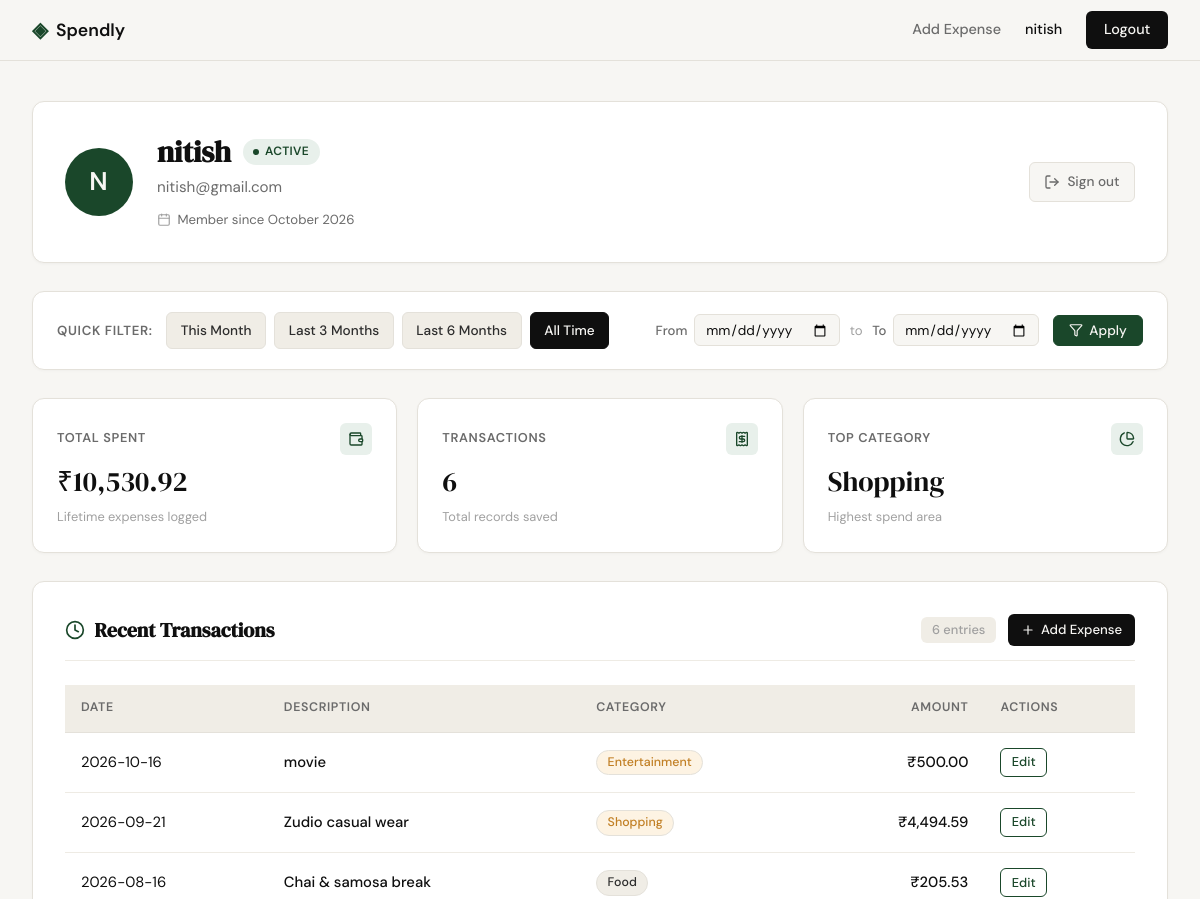
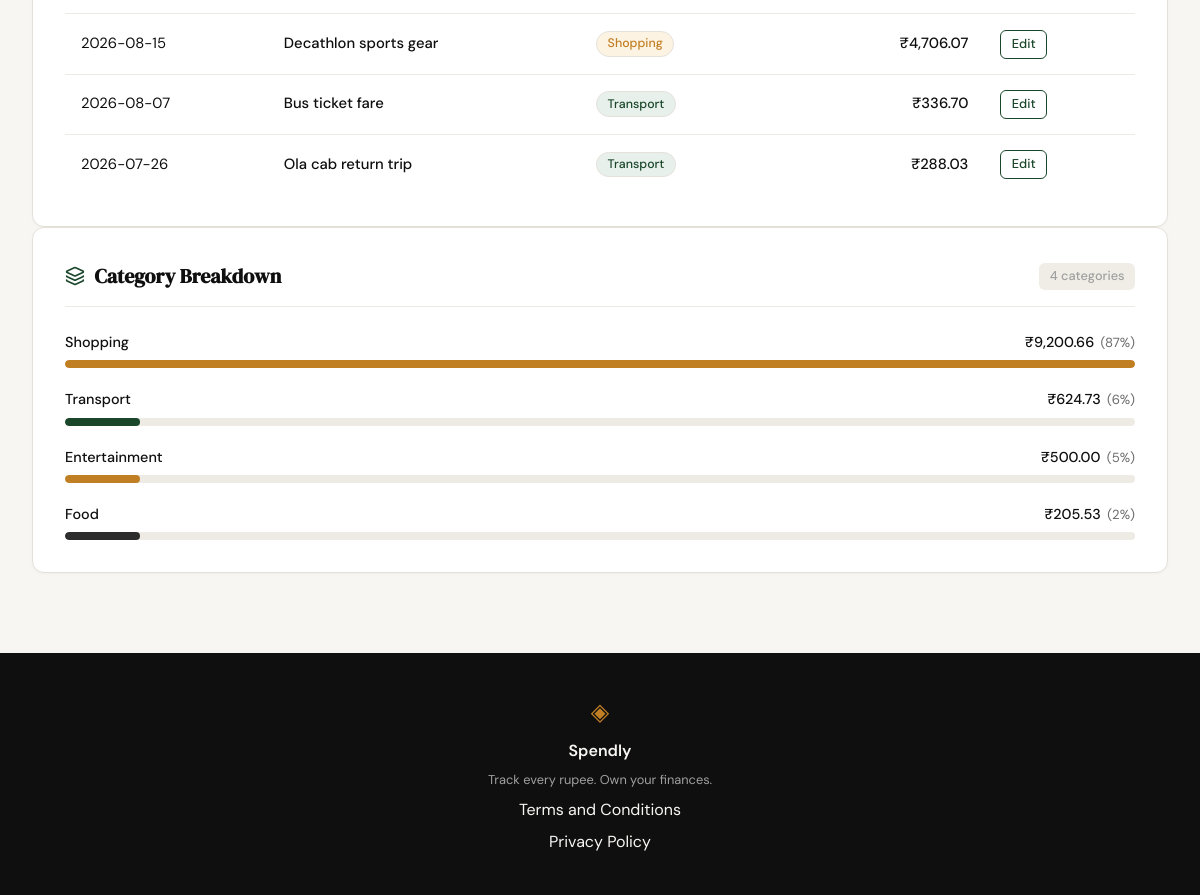
Page /profile (signed in) on the committed database (2 pictures, top to bottom).
### tables this page shows
CREATE TABLE users (
            id            INTEGER PRIMARY KEY AUTOINCREMENT,
            name          TEXT    NOT NULL,
            email         TEXT    UNIQUE NOT NULL,
            password_hash TEXT    NOT NULL,
            created_at    TEXT    DEFAULT (datetime('now'))
        );

CREATE TABLE expenses (
            id          INTEGER PRIMARY KEY AUTOINCREMENT,
            user_id     INTEGER NOT NULL REFERENCES users(id),
            amount      REAL    NOT NULL,
            category    TEXT    NOT NULL,
            date        TEXT    NOT NULL,
            description TEXT,
            created_at  TEXT    DEFAULT (datetime('now'))
        );

### app.py (the view, shortened to what this page needs)
@app.route("/profile")
def profile():
    user_id = session.get("user_id")
    if not user_id:
        return redirect(url_for("login"))
    user = get_user_by_id(user_id)
    if user is None:
        session.clear()
        return redirect(url_for("login"))
    raw_from = request.args.get("date_from", "").strip()
    raw_to = request.args.get("date_to", "").strip()
    date_from = None
    date_to = None
    today = datetime.now().date()
    last_day_of_month = calendar.monthrange(today.year, today.month)[1]
    this_month_from = today.replace(day=1).strftime("%Y-%m-%d")
    this_month_to = today.replace(day=last_day_of_month).strftime("%Y-%m-%d")
    last_3m_from = (today - timedelta(days=90)).strftime("%Y-%m-%d")
    last_3m_to = today.strftime("%Y-%m-%d")
    last_6m_from = (today - timedelta(days=180)).strftime("%Y-%m-%d")
    last_6m_to = today.strftime("%Y-%m-%d")
    presets = {
        "this_month": {"date_from": this_month_from, "date_to": this_month_to},
        "last_3_months": {"date_from": last_3m_from, "date_to": last_3m_to},
        "last_6_months": {"date_from": last_6m_from, "date_to": last_6m_to},
    }
    if not date_from and not date_to:
        active_preset = "all_time"
    elif date_from == this_month_from and (date_to == this_month_to or date_to == today.strftime("%Y-%m-%d")):
        active_preset = "this_month"
    elif date_from == last_3m_from and date_to == last_3m_to:
        active_preset = "last_3_months"
    elif date_from == last_6m_from and date_to == last_6m_to:
        active_preset = "last_6_months"
    else:
        active_preset = "custom"
    stats = get_summary_stats(user_id, date_from=date_from, date_to=date_to)
    recent_transactions = get_recent_transactions(user_id, limit=10, date_from=date_from, date_to=date_to)
    category_breakdown = get_category_breakdown(user_id, date_from=date_from, date_to=date_to)
    return render_template(
        "profile.html",
        user=user,
        stats=stats,
        transactions=recent_transactions,
        categories=category_breakdown,
        date_from=date_from,
        date_to=date_to,
        active_preset=active_preset,
        presets=presets,
    )

### templates/profile.html (shortened to what this page needs)
{% extends "base.html" %}
{% block head %}
<link rel="stylesheet" href="{{ url_for('static', filename='css/profile.css') }}">
{% endblock %}
{% block content %}
<section class="profile-section">
    <div class="profile-container">
        <div class="profile-header-card">
            <div class="profile-avatar">{{ user.initials }}</div>
            <div class="profile-header-info">
                <div class="profile-title-row">
                    <h1 class="profile-name">{{ user.name }}</h1>
                    <span class="profile-status-pill">
                        <span class="status-dot"></span>
                        Active
                    </span>
                </div>
                <p class="profile-email">{{ user.email }}</p>
                <div class="profile-badge">
                    <i data-lucide="calendar" class="badge-icon"></i>
                    <span>Member since {{ user.member_since }}</span>
                </div>
            </div>
            <div class="profile-header-action">
                <a href="{{ url_for('logout') }}" class="btn-profile-logout" title="Sign out">
                    <i data-lucide="log-out" class="action-icon"></i>
                    <span>Sign out</span>
                </a>
            </div>
        </div>
        <div class="profile-filter-card">
            <div class="profile-filter-presets">
                <span class="filter-section-label">Quick filter:</span>
                <div class="preset-buttons">
                    <a href="{{ url_for('profile', date_from=presets.this_month.date_from, date_to=presets.this_month.date_to) }}"
                       class="btn-preset {% if active_preset == 'this_month' %}active{% endif %}">
                        This Month
                    </a>
                    <a href="{{ url_for('profile', date_from=presets.last_3_months.date_from, date_to=presets.last_3_months.date_to) }}"
                       class="btn-preset {% if active_preset == 'last_3_months' %}active{% endif %}">
                        Last 3 Months
                    </a>
                    <a href="{{ url_for('profile', date_from=presets.last_6_months.date_from, date_to=presets.last_6_months.date_to) }}"
                       class="btn-preset {% if active_preset == 'last_6_months' %}active{% endif %}">
                        Last 6 Months
                    </a>
                    <a href="{{ url_for('profile') }}"
                       class="btn-preset {% if active_preset == 'all_time' %}active{% endif %}">
                        All Time
                    </a>
                </div>
            </div>
            <form method="GET" action="{{ url_for('profile') }}" class="profile-filter-custom {% if active_preset == 'custom' %}active-custom{% endif %}">
                <div class="custom-range-inputs">
                    <div class="date-input-group">
                        <label for="date_from" class="date-label">From</label>
                        <input type="date" id="date_from" name="date_from"
                               value="{{ date_from or '' }}"
                               class="date-input" required>
                    </div>
                    <span class="date-separator">to</span>
                    <div class="date-input-group">
                        <label for="date_to" class="date-label">To</label>
                        <input type="date" id="date_to" name="date_to"
                               value="{{ date_to or '' }}"
                               class="date-input" required>
                    </div>
                </div>
                <button type="submit" class="btn-filter-apply">
                    <i data-lucide="filter" class="btn-icon"></i>
                    <span>Apply</span>
                </button>
            </form>
        </div>
        <div class="profile-stats-grid">
            <div class="profile-stat-card">
                <div class="profile-stat-header">
                    <span class="profile-stat-label">Total Spent</span>
                    <div class="profile-stat-icon-wrap">
                        <i data-lucide="wallet" class="stat-icon"></i>
                    </div>
                </div>
                <span class="profile-stat-value">₹{{ "{:,.2f}".format(stats.total_spent) }}</span>
                <span class="profile-stat-hint">Lifetime expenses logged</span>
            </div>
            <div class="profile-stat-card">
                <div class="profile-stat-header">
                    <span class="profile-stat-label">Transactions</span>
                    <div class="profile-stat-icon-wrap">
                        <i data-lucide="receipt" class="stat-icon"></i>
                    </div>
                </div>
                <span class="profile-stat-value">{{ stats.transaction_count }}</span>
                <span class="profile-stat-hint">Total records saved</span>
            </div>
            <div class="profile-stat-card">
                <div class="profile-stat-header">
                    <span class="profile-stat-label">Top Category</span>
                    <div class="profile-stat-icon-wrap">
                        <i data-lucide="pie-chart" class="stat-icon"></i>
                    </div>
                </div>
                <span class="profile-stat-value">{{ stats.top_category }}</span>
                <span class="profile-stat-hint">Highest spend area</span>
            </div>
        </div>
        <div class="profile-main-grid">
            <div class="profile-card profile-card-transactions">
                <div class="profile-card-header">
                    <div class="card-header-left">
                        <i data-lucide="clock" class="card-header-icon"></i>
                        <h2 class="profile-card-title">Recent Transactions</h2>
                    </div>
                    <div class="card-header-actions">
                        <span class="profile-badge-count">{{ transactions|length }} entries</span>
                        <a href="{{ url_for('add_expense') }}" class="btn-profile-add">
                            <i data-lucide="plus" class="btn-icon"></i>
                            <span>Add Expense</span>
                        </a>
                    </div>
                </div>
                <div class="table-responsive">
                    <table class="profile-table">
                        <thead>
                            <tr>
                                <th>Date</th>
                                <th>Description</th>
                                <th>Category</th>
                                <th class="text-right">Amount</th>
                                <th>Actions</th>
                            </tr>
                        </thead>
                        <tbody>
                            {% for tx in transactions %}
                            <tr>
                                <td class="tabular text-muted">{{ tx.date }}</td>
                                <td class="font-medium">{{ tx.description }}</td>
                                <td>
                                    <span class="category-badge badge-{{ tx.category|lower }}">
                                        {{ tx.category }}
                                    </span>
                                </td>
                                <td class="tabular font-medium text-right">₹{{ "{:,.2f}".format(tx.amount) }}</td>
                                <td>
                                    <a href="/expenses/{{ tx.id }}/edit" class="btn-table-action">Edit</a>
                                </td>
                            </tr>
                            {% else %}
                            <tr>
                                <td colspan="5" class="text-center text-muted empty-state-cell">No transactions found for the selected period.</td>
                            </tr>
                            {% endfor %}
                        </tbody>
                    </table>
                </div>
            </div>
            <div class="profile-card profile-card-breakdown">
                <div class="profile-card-header">
                    <div class="card-header-left">
                        <i data-lucide="layers" class="card-header-icon"></i>
                        <h2 class="profile-card-title">Category Breakdown</h2>
                    </div>
                    <span class="profile-badge-count">{{ categories|length }} categories</span>
                </div>
                <div class="category-breakdown-list">
                    {% for cat in categories %}
                    <div class="breakdown-item">
                        <div class="breakdown-info">
                            <span class="breakdown-name font-medium">{{ cat.category }}</span>
                            <div class="breakdown-figures">
                                <span class="breakdown-amount tabular">₹{{ "{:,.2f}".format(cat.amount) }}</span>
                                <span class="breakdown-percentage tabular">({{ cat.percentage }}%)</span>
                            </div>
                        </div>
                        <div class="breakdown-bar-track">
                            <div class="breakdown-bar-fill bar-fill-{{ cat.category|lower }} {{ cat.css_class }}"></div>
                        </div>
                    </div>
                    {% else %}
                    <div class="empty-state-block text-muted">
                        <span>No expense categories found for this period.</span>
                    </div>
                    {% endfor %}
                </div>
            </div>
        </div>
    </div>
</section>
{% endblock %}

### templates/base.html (shortened to what this page needs)
<!DOCTYPE html>
<html lang="en">
<head>
    <link rel="stylesheet" href="{{ url_for('static', filename='css/style.css') }}">
    {% block head %}{% endblock %}
</head>
<body>
    <nav class="navbar">
        <div class="nav-inner">
            <a href="{{ url_for('landing') }}" class="nav-brand">
                <span class="brand-icon">◈</span>
                <span class="brand-name">Spendly</span>
            </a>
            <div class="nav-links">
                {% if session.get('user_id') %}
                <a href="{{ url_for('add_expense') }}" class="nav-link">Add Expense</a>
                <a href="{{ url_for('profile') }}" class="nav-user">{{ session.get('user_name', 'Profile') }}</a>
                <a href="{{ url_for('logout') }}" class="nav-cta">Logout</a>
                {% else %}
                <a href="{{ url_for('login') }}">Sign in</a>
                <a href="{{ url_for('register') }}" class="nav-cta">Get started</a>
                {% endif %}
            </div>
        </div>
    </nav>
    <main class="main-content">
        {% block content %}{% endblock %}
    </main>
    <footer class="footer">
        <div class="footer-inner">
            <span class="brand-icon">◈</span>
            <span class="footer-name">Spendly</span>
            <p class="footer-copy">Track every rupee. Own your finances.</p>
            <a href="/terms">Terms and Conditions</a>
            <a href="/privacy">Privacy Policy</a>
        </div>
    </footer>
</body>
</html>

### rows in the picture
users: get "nitish", name "nitish", email "nitish@gmail.com"
expenses: date "2026-10-16", description "movie", category "Entertainment", amount "500.00", percentage "5"
expenses: date "2026-09-21", description "Zudio casual wear", category "Shopping", amount "4,494.59"
expenses: date "2026-08-16", description "Chai & samosa break", category "Food", amount "205.53", percentage "2"
expenses: date "2026-08-15", description "Decathlon sports gear", category "Shopping", amount "4,706.07"
expenses: date "2026-08-07", description "Bus ticket fare", category "Transport", amount "336.70"
expenses: date "2026-07-26", description "Ola cab return trip", category "Transport", amount "288.03"

### other values in the picture
{{ user.initials }} "N"
{{ user.member_since }} "October 2026"
{{ "{:,.2f}".format(stats.total_spent) }} "10,530.92"
{{ stats.transaction_count }} "6"
{{ stats.top_category }} "Shopping"
{{ transactions|length }} "6"
{{ categories|length }} "4"
{{ cat.category }} "Shopping" "Transport"
{{ "{:,.2f}".format(cat.amount) }} "9,200.66" "624.73"
{{ cat.percentage }} "87" "6"
